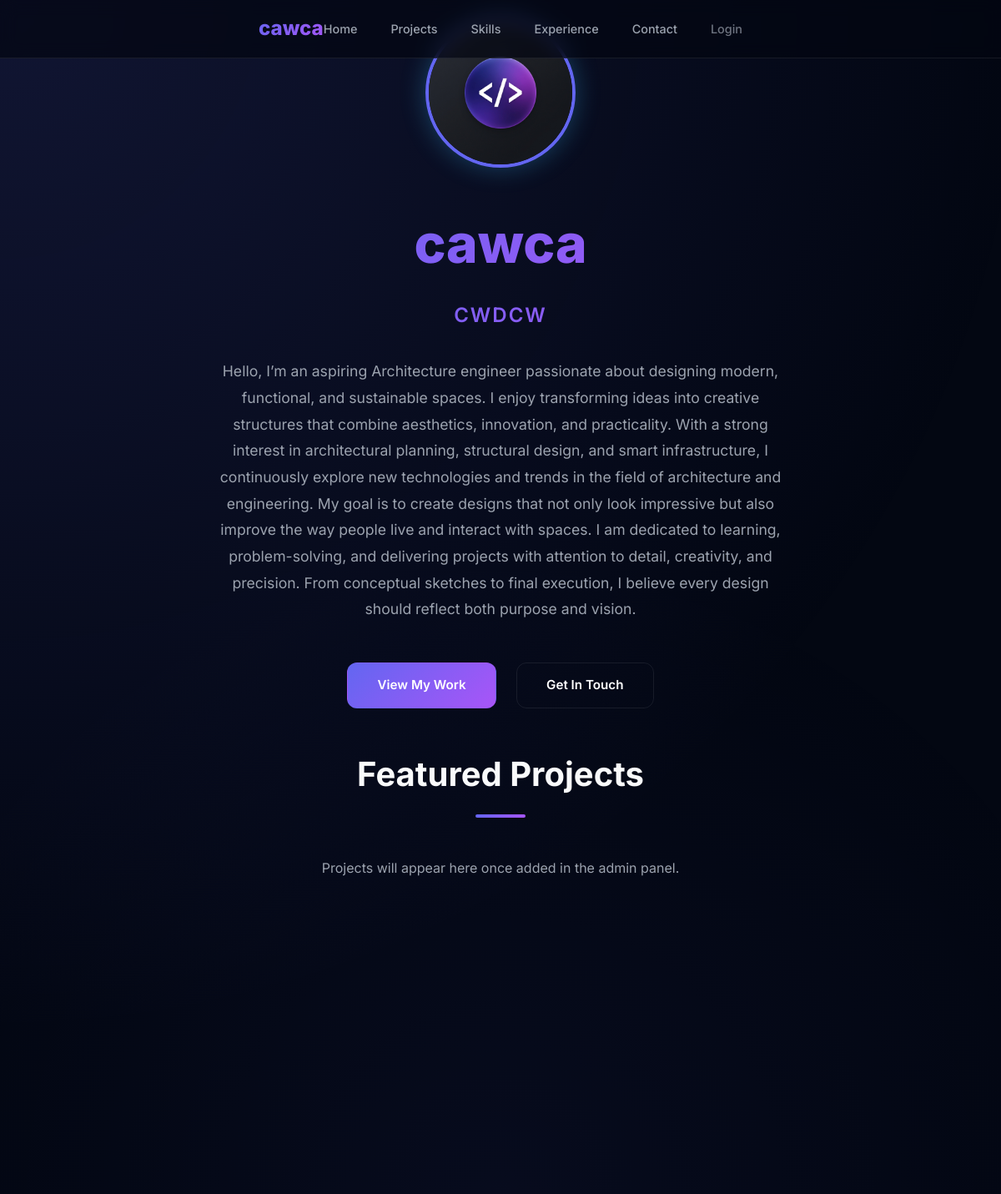
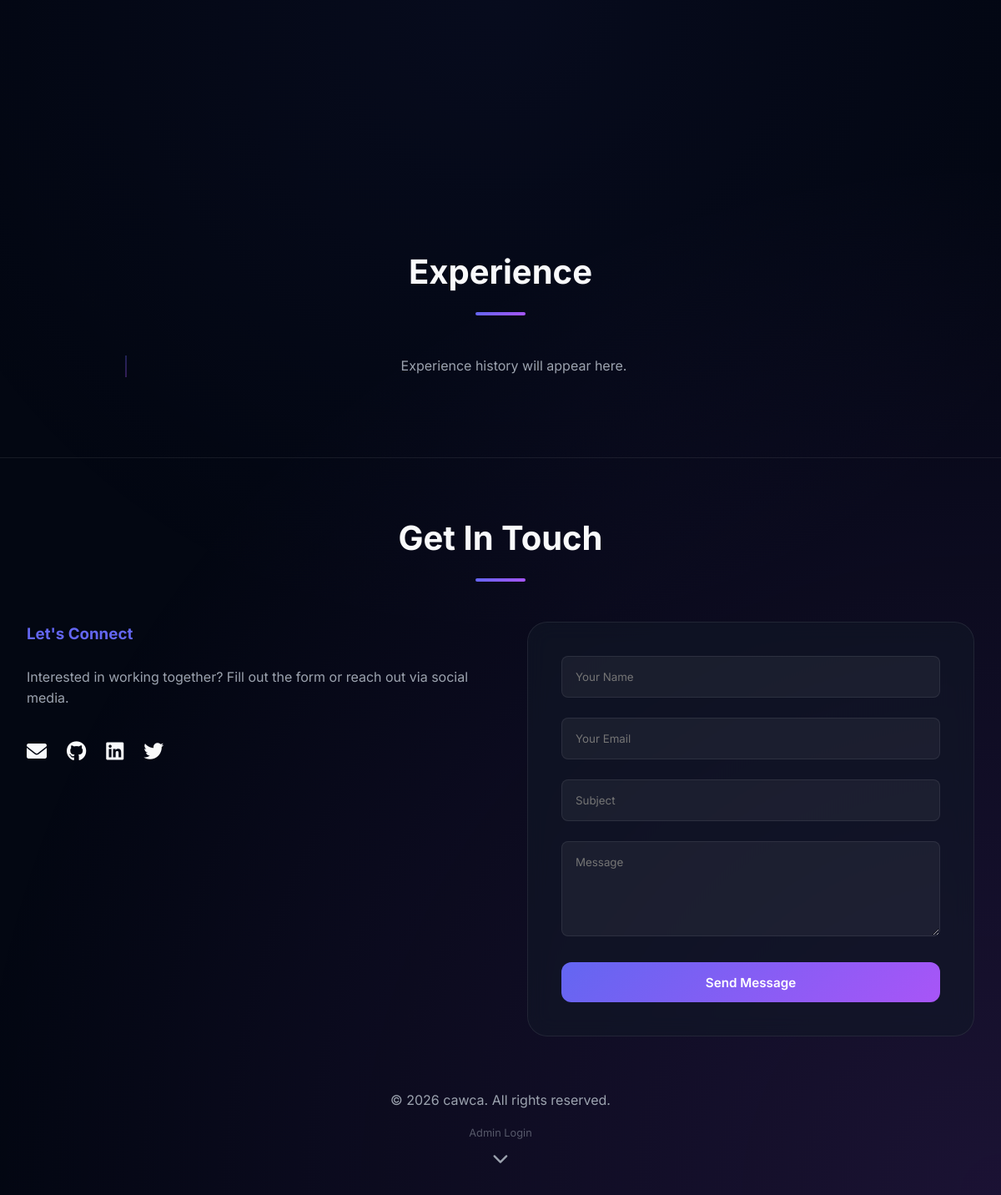
The app's page /, older data (2 pictures, top to bottom).
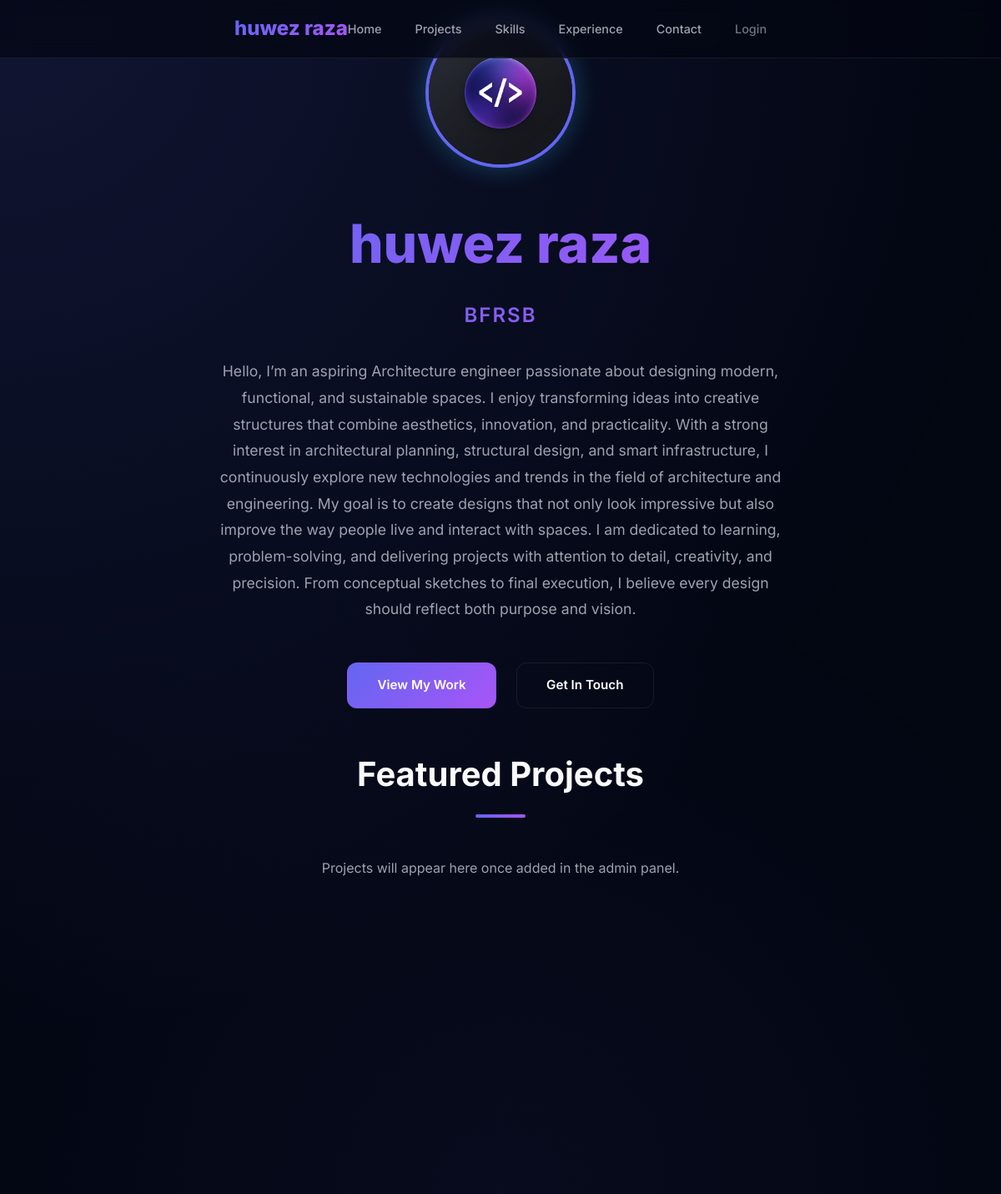
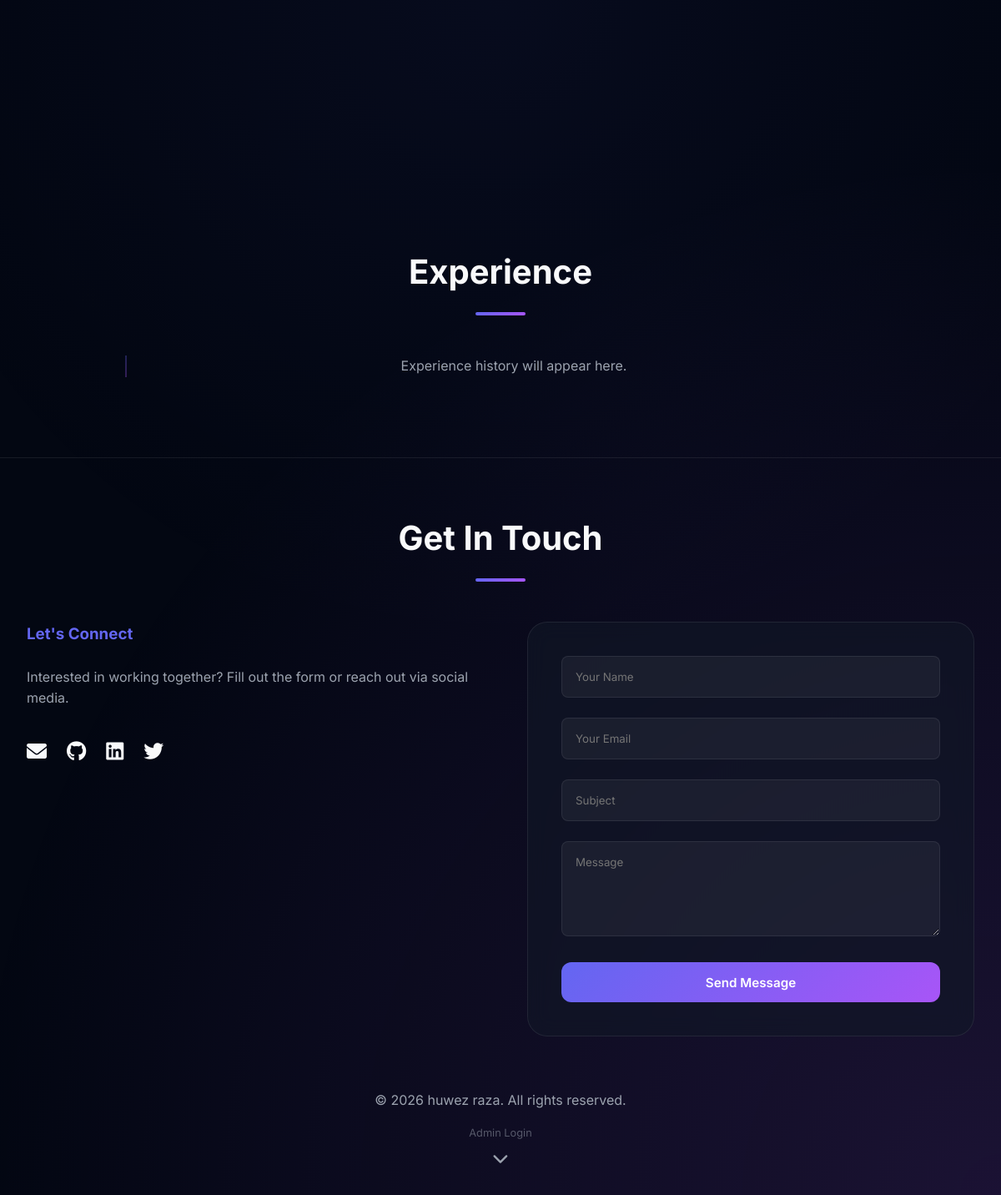
The same page, newer data (2 pictures, top to bottom).
### portfolio/models.py (models this page shows, shortened)
class About(models.Model):
    full_name = models.CharField(max_length=200)
    role = models.CharField(max_length=200)
    bio = models.TextField()
    profile_image = models.ImageField(upload_to='profile/')
    email = models.EmailField()
    linkedin = models.URLField(blank=True, null=True)
    github = models.URLField(blank=True, null=True)
    twitter = models.URLField(blank=True, null=True)
    class Meta:
        verbose_name_plural = "About Me"

### portfolio/views.py (the view, shortened to what this page needs)
# urls.py: path('', views.portfolio_index, name='portfolio_index'),
def portfolio_index(request):
    about = About.objects.first()
    projects = Project.objects.all()
    skills = Skill.objects.all()
    experiences = Experience.objects.all()
    context = {
        'about': about,
        'projects': projects,
        'skills': skills,
        'experiences': experiences,
    }
    return render(request, 'portfolio/index.html', context)

### portfolio/templates/portfolio/index.html (shortened to what the changed rows need)
{% load static %}
<!DOCTYPE html>
<html lang="en">
<head>
    <link rel="stylesheet" href="{% static 'css/style.css' %}">
    <link rel="stylesheet" href="https://cdnjs.cloudflare.com/ajax/libs/font-awesome/6.0.0/css/all.min.css">
</head>
<body>
    <nav>
        <div class="container">
            <div class="nav-content">
                <div class="logo">{{ about.full_name|default:"PORTFOLIO" }}</div>
                <div class="nav-links">
                    <a href="#">Home</a>
                    <a href="#projects">Projects</a>
                    <a href="#skills">Skills</a>
                    <a href="#experience">Experience</a>
                    <a href="#contact">Contact</a>
                    {% if user.is_authenticated %}
                    <a href="{% url 'dashboard' %}" style="color: var(--accent-color);">Dashboard</a>
                    <a href="{% url 'logout' %}" style="opacity: 0.7;">Logout</a>
                    {% else %}
                    <a href="{% url 'login' %}" style="opacity: 0.7;">Login</a>
                    {% endif %}
                </div>
            </div>
        </div>
    </nav>
    <header>
        <div class="container">
            {% if about.profile_image %}
                <img src="{{ about.profile_image.url }}" alt="{{ about.full_name }}" class="hero-img" onerror="this.src='{% static 'img/favicon.png' %}'">
            {% else %}
                <div class="hero-img glass" style="display: flex; align-items: center; justify-content: center; background: var(--accent-gradient);">
                    <i class="fas fa-user fa-4x" style="color: white;"></i>
                </div>
            {% endif %}
            <h1>{{ about.full_name|default:"Build Your Vision." }}</h1>
            <p class="role" style="font-weight: 600; background: var(--accent-gradient); -webkit-background-clip: text; -webkit-text-fill-color: transparent;">
                {{ about.role|default:"Full Stack Developer & Designer" }}
            </p>
            <p class="bio" style="max-width: 700px; margin: 0 auto 3rem; color: var(--text-secondary); font-size: 1.1rem; line-height: 1.8;">
                {{ about.bio|default:"I craft high-performance, beautiful digital experiences that combine technical excellence with artistic design." }}
            </p>
            <div style="display: flex; gap: 1.5rem; justify-content: center;">
                <a href="#projects" class="btn">View My Work</a>
                <a href="#contact" class="btn" style="background: transparent; border: 1px solid var(--glass-border);">Get In Touch</a>
            </div>
            <div class="scroll-indicator" style="position: absolute; bottom: 30px; left: 50%; transform: translateX(-50%); animation: bounce 2s infinite;">
                <i class="fas fa-chevron-down" style="color: var(--text-secondary); font-size: 1.2rem;"></i>
            </div>
        </div>
    </header>
    <section id="projects">
        <div class="container">
            <h2 class="section-title">Featured Projects</h2>
        </div>
    </section>
    <section id="experience">
        <div class="container">
            <h2 class="section-title">Experience</h2>
        </div>
    </section>
    <footer id="contact">
        <div class="container">
            <h2 class="section-title">Get In Touch</h2>
            <div class="contact-container" style="display: grid; grid-template-columns: repeat(auto-fit, minmax(300px, 1fr)); gap: 4rem; margin-bottom: 4rem; text-align: left;">
                <div class="contact-info">
                </div>
                <form method="POST" class="glass" style="padding: 2.5rem;">
                </form>
            </div>
            <p style="color: var(--text-secondary);">&copy; 2026 {{ about.full_name|default:"Portfolio" }}. All rights reserved.</p>
            <p style="margin-top: 1rem; font-size: 0.8rem;">
                {% if user.is_authenticated %}
                <a href="{% url 'dashboard' %}" style="color: var(--accent-color); text-decoration: none; opacity: 0.8;">Dashboard</a> |
                <a href="{% url 'logout' %}" style="color: var(--text-secondary); text-decoration: none; opacity: 0.5;">Logout</a>
                {% else %}
                <a href="{% url 'login' %}" style="color: var(--text-secondary); text-decoration: none; opacity: 0.5;">Admin Login</a>
                {% endif %}
            </p>
        </div>
    </footer>
</body>
</html>

Row changes from the older to the newer data that the page shows:
changed About: full_name "cawca" → "huwez raza"; role "CWDCW" → "BFRSB"
